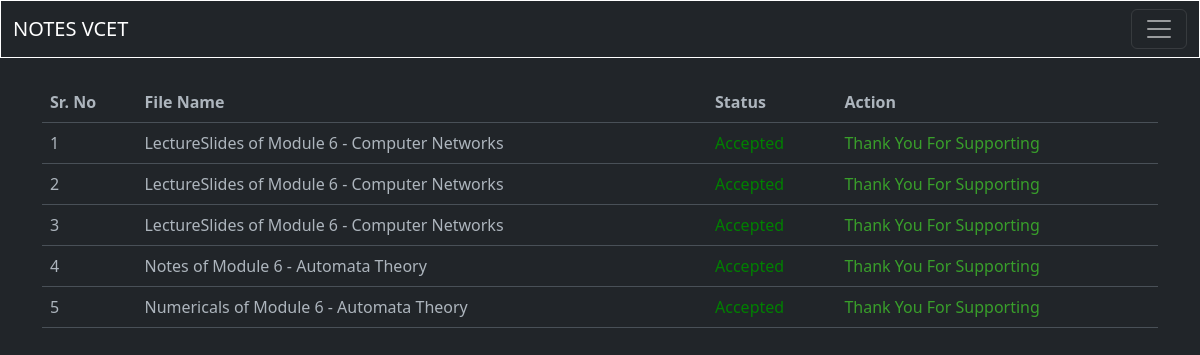
The page /status/ (signed in) on the database its author committed.
### blogapp/models.py (models this page shows, shortened)
class Notes(models.Model):
    typ = (
        ('Assignment','Assignment'),
        ('Experiment','Experiment'),
        ('Notes','Notes'),
        ('ReferenceBook','Reference Book'),
        ('LectureSlides','Lecture Slides'),
        ('PYQ','PYQ'),
    )
    mods = (
        ('1','1'),
        ('2','2'),
        ('3','3'),
        ('4','4'),
        ('5','5'),
        ('6','6'),
    )
    desc = models.TextField(max_length=500,null=True,blank=True)
    mod = models.CharField(max_length=5,choices=mods,null=True,blank=True)
    file = models.FileField(upload_to='notes/')
    author = models.ForeignKey(UserAccount,on_delete=models.CASCADE)
    status = models.BooleanField(default=False)
    typeN = models.CharField(max_length=50,null=True,blank=True,choices=typ)
    docid = models.CharField(max_length=300,null=True,blank=True)
    sub =  models.ForeignKey(Subject,on_delete=models.CASCADE,null=True,blank=True)
    slug = AutoSlugField(populate_from = 'sub',unique=True,null=True,default=None)

class Subject(models.Model):
    name = models.CharField(max_length=50)
    teacher = models.CharField(max_length=50)
    teacherurl = models.CharField(max_length=300,null=True,blank=True)
    def __str__(self):
        return self.name

### blogapp/views.py (the view)
# urls.py: path('status/',views.status,name='status'),
@login_required(login_url='/login/')
def status(request):
    notes = Notes.objects.filter(author = request.user)
    context = {
        'notes' : notes,
    }
    return render(request,'main/status.html',context)

### templates/main/status.html (shortened to what this page needs)
{% extends 'index.html' %}
{% block content %}
<div class="container mt-4">
    <table class="table table-hover">
        <thead>
          <tr>
            <th scope="col">Sr. No</th>
            <th scope="col">File Name</th>
            <th scope="col">Status</th>
            <th scope="col">Action</th>
          </tr>
        </thead>
        <tbody>
          {% for x in notes %}
            <tr>
                <td scope="row">{{forloop.counter}}</td>
                <td>{{x.typeN}} of Module {{x.mod}} - {{x.sub}}</td>
                {% if x.status %}
                <td style="color: green;">Accepted</td>
                {% else %}
                <td style="color: rgb(159, 150, 43);">Under Scrutiny</td>
                {% endif %}
                {% if not x.status %}
                <td><button type="button" class="btn btn-danger" data-bs-toggle="modal" data-bs-target="#exampleModal{{forloop.counter}}">Delete</button></td>
                {% else %}
                <td style="color: rgb(57, 159, 43);">Thank You For Supporting</td>
                {% endif %}
            </tr>
          {% endfor %}
      </table>
{% for x in notes %}
</div>
{% endfor %}
{% endblock %}

### rows shown on the page
Notes: typeN "LectureSlides", mod "6", sub "Computer Networks", status "Accepted"
Notes: typeN "LectureSlides", mod "6", sub "Computer Networks", status "Accepted"
Notes: typeN "LectureSlides", mod "6", sub "Computer Networks", status "Accepted"
Notes: typeN "Notes", mod "6", sub "Automata Theory", status "Accepted"
Notes: typeN "Numericals", mod "6", sub "Automata Theory", status "Accepted"
